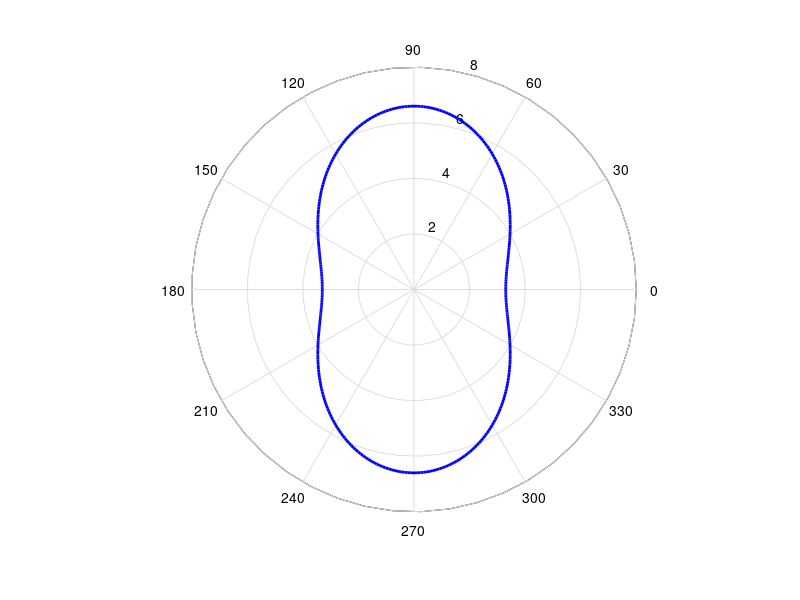
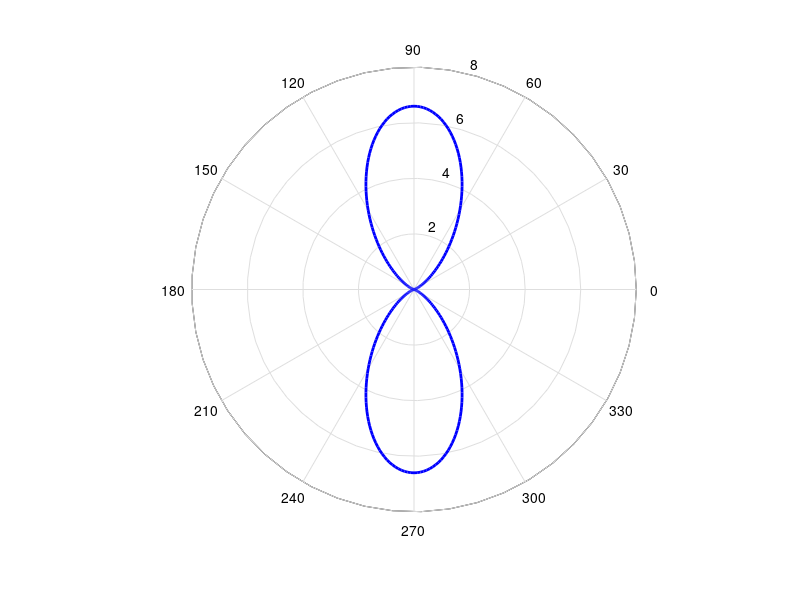
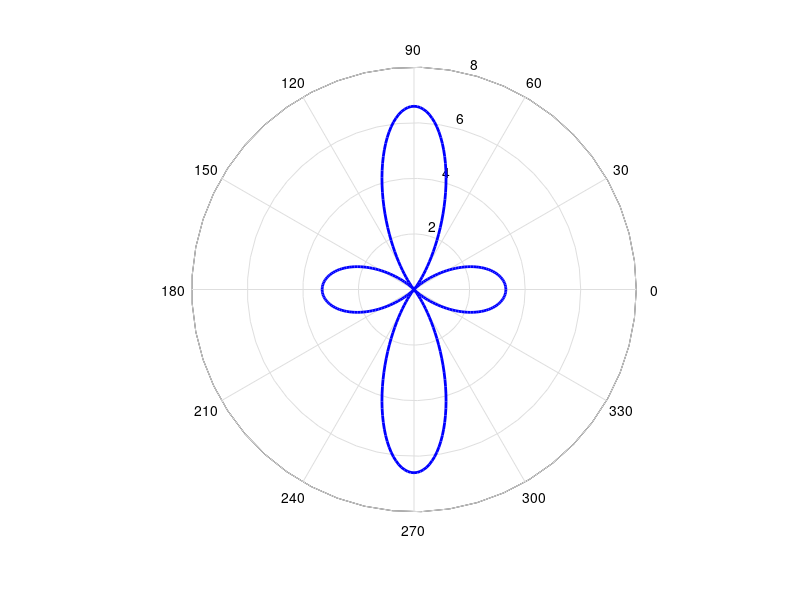
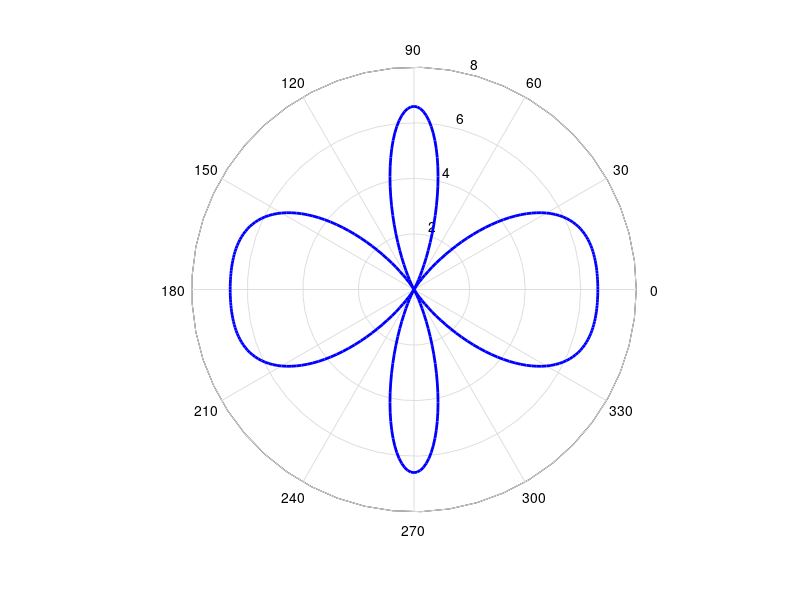

The MATLAB source for these figures, in order:
function ueb_gruppenantenne
% Berechnung der Richtcharakteristik einer Gruppenantenne
% mit zwei vertikalen Stabantennen der Laenge lambda/2
%
%------------------------------------------------
% (c) Eberhard Gamm (www.ibega.de),
%     LIKE (www.like.e-technik.uni-erlangen.de),
%     2014
%------------------------------------------------

close all;

% Frequenz
f = 434e6;
% Lichtgeschwindigkeit
c = 3e8;
% Wellenlaenge
lambda = c / f;
% Entfernung von der Antenne
r = 10;
% horizontale Richtcharakteristik ohne Phasenverschiebung
[D_1, phi] = D_Gruppe(r, lambda, lambda/4, 0);
D_2 = D_Gruppe(r, lambda, lambda/2, 0);
D_3 = D_Gruppe(r, lambda, 3 * lambda/4, 0);
D_4 = D_Gruppe(r, lambda, lambda, 0);

% horizontale Richtcharakteristik mit Phasenverschiebung
D_5 = D_Gruppe(r, lambda, lambda/4, pi/2);
D_6 = D_Gruppe(r, lambda, lambda/4, -pi/2);

% Richtcharakteristiken anzeigen
figure(1);
h = polar(phi,D_1,'b-');
set(h,'LineWidth',2);

figure(2);
h = polar(phi,D_2,'b-');
set(h,'LineWidth',2);

figure(3);
h = polar(phi,D_3,'b-');
set(h,'LineWidth',2);

figure(4);
h = polar(phi,D_4,'b-');
set(h,'LineWidth',2);

figure(5);
h = polar(phi,D_5,'b-');
set(h,'LineWidth',2);

figure(6);
h = polar(phi,D_6,'b-');
set(h,'LineWidth',2);

% horizontale Richtcharaktersitik der Gruppe berechnen
function [D_xy, phi] = D_Gruppe(r, lambda, d_E, delta)
% Maximum der Richtcharakteristik eines Elements in der xy-Ebene
D_T_max = 3.3;
% Feldwellenwiderstand
Z_0 = 377;
% Sendeleistung eines Elements
P_T = 1;
% Betrag des elektrischen Feldes eines Elementes in der xy-Ebene
E_0 = sqrt( P_T * D_T_max * Z_0 / (4 * pi) );
% Winkel in der xy-Ebene
phi = pi * ( 0 : 360) / 180;
% kartesische Koordinaten
x = r * cos(phi);
y = r * sin(phi);
% Abstaende berechnen
r_1 = sqrt( (x - d_E/2).^2 + y.^2 );
r_2 = sqrt( (x + d_E/2).^2 + y.^2 );
% elektrisches Feld in der xy-Ebene berechnen
k = - 2i * pi / lambda;
E_z = E_0 * ( exp( k * r_1 ) ./ r_1 + exp( k * r_2 + 1i * delta ) ./ r_2 );
% Strahlungsleistungsdichte in der xy-Ebene berechnen
S_xy = abs(E_z).^2 / Z_0;
% Strahlungsleistungsdichte einer isotropen Antenne
S_i = 2 * P_T / ( 4 * pi * r^2 );
% horizontale Richtcharakteristik berechnen
D_xy = S_xy / S_i;
